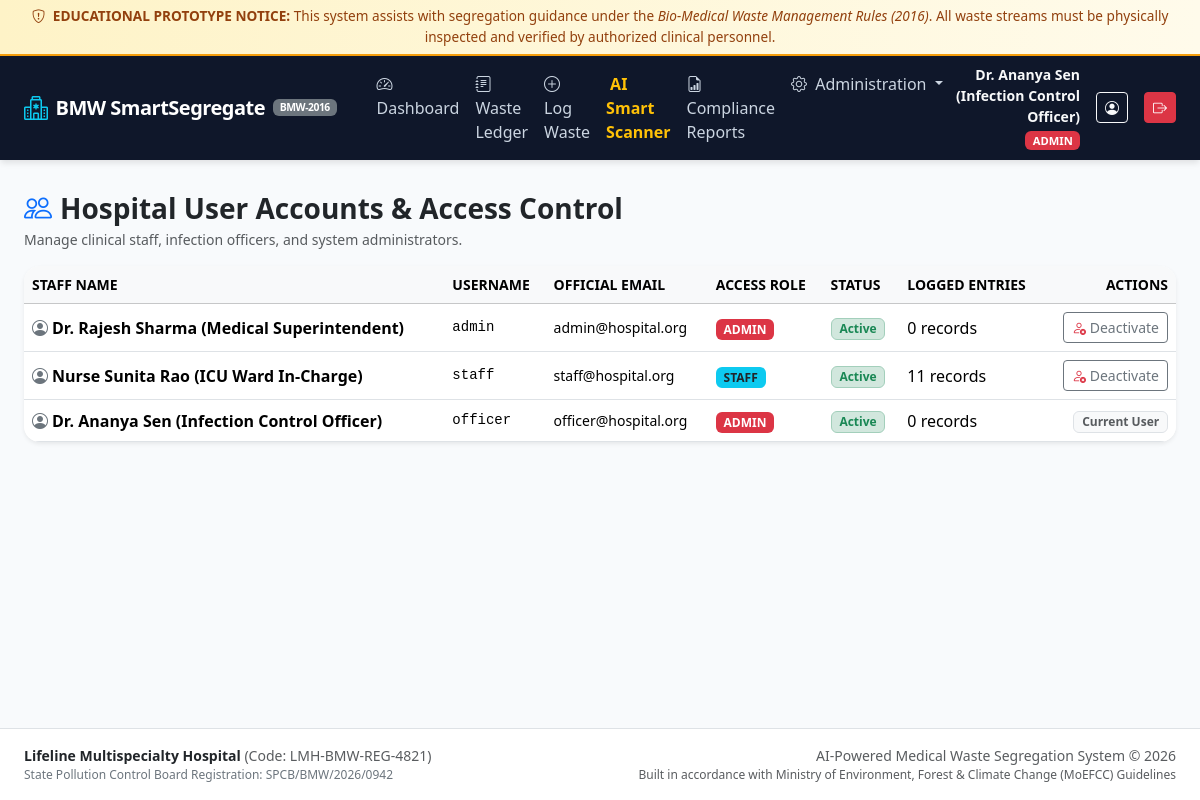
The app's page /admin/users (signed in) with its own data.
### app/models/user.py (models this page shows, shortened)
class User(UserMixin, db.Model):
    __tablename__ = "users"
    ROLE_ADMIN = "ADMIN"
    ROLE_STAFF = "STAFF"
    id = db.Column(db.Integer, primary_key=True)
    username = db.Column(db.String(64), unique=True, nullable=False, index=True)
    email = db.Column(db.String(120), unique=True, nullable=False, index=True)
    password_hash = db.Column(db.String(256), nullable=False)
    full_name = db.Column(db.String(120), nullable=False)
    role = db.Column(db.String(20), nullable=False, default=ROLE_STAFF)
    is_active = db.Column(db.Boolean, default=True, nullable=False)
    created_at = db.Column(db.DateTime, default=datetime.utcnow, nullable=False)
    logged_records = db.relationship("WasteRecord", backref="logger", foreign_keys="WasteRecord.logged_by_id", lazy="dynamic")
    verified_records = db.relationship("WasteRecord", backref="verifier", foreign_keys="WasteRecord.verified_by_id", lazy="dynamic")
    feedbacks = db.relationship("PredictionFeedback", backref="user", lazy="dynamic")
    @property
    def is_admin_user(self) -> bool:
        return self.role == self.ROLE_ADMIN

### app/routes/admin.py (the view)
@admin_bp.route("/users")
@admin_required
def users():
    all_users = User.query.order_by(User.id).all()
    return render_template("admin/users.html", users=all_users)

### app/templates/admin/users.html (shortened to what this page needs)
{% extends "base.html" %}
{% block content %}
<div class="d-flex flex-column flex-md-row justify-content-between align-items-md-center mb-3">
  <div>
    <h3 class="fw-bold mb-1 text-dark"><i class="bi bi-people text-primary me-2"></i>Hospital User Accounts & Access Control</h3>
    <div class="text-muted small">Manage clinical staff, infection officers, and system administrators.</div>
  </div>
</div>
<div class="card shadow-sm border-0 rounded-4 overflow-hidden">
  <div class="table-responsive">
    <table class="table table-hover align-middle mb-0">
      <thead class="table-light small text-secondary">
        <tr>
          <th>STAFF NAME</th>
          <th>USERNAME</th>
          <th>OFFICIAL EMAIL</th>
          <th>ACCESS ROLE</th>
          <th>STATUS</th>
          <th>LOGGED ENTRIES</th>
          <th class="text-end">ACTIONS</th>
        </tr>
      </thead>
      <tbody>
        {% for u in users %}
        <tr>
          <td class="fw-semibold">
            <i class="bi bi-person-circle me-1 text-secondary"></i>{{ u.full_name }}
          </td>
          <td class="font-monospace small">{{ u.username }}</td>
          <td class="small">{{ u.email }}</td>
          <td>
            <span class="badge {% if u.is_admin_user %}bg-danger{% else %}bg-info text-dark{% endif %}">
              {{ u.role }}
            </span>
          </td>
          <td>
            {% if u.is_active %}
            <span class="badge bg-success-subtle text-success border border-success-subtle">Active</span>
            {% else %}
            <span class="badge bg-danger-subtle text-danger border border-danger-subtle">Deactivated</span>
            {% endif %}
          </td>
          <td>{{ u.logged_records.count() }} records</td>
          <td class="text-end">
            {% if u.id != current_user.id %}
            <form method="POST" action="{{ url_for('admin.toggle_user_status', user_id=u.id) }}" class="d-inline">
              <button type="submit" class="btn btn-outline-secondary btn-sm" title="Toggle Active Status">
                {% if u.is_active %}
                <i class="bi bi-person-x text-danger"></i> Deactivate
                {% else %}
                <i class="bi bi-person-check text-success"></i> Activate
                {% endif %}
              </button>
            </form>
            {% else %}
            <span class="badge bg-light text-muted border">Current User</span>
            {% endif %}
          </td>
        </tr>
        {% endfor %}
      </tbody>
    </table>
  </div>
</div>
{% endblock %}

### app/templates/base.html (shortened to what this page needs)
<!DOCTYPE html>
<html lang="en">
<head>
  <link href="https://cdn.jsdelivr.net/npm/bootstrap@5.3.3/dist/css/bootstrap.min.css" rel="stylesheet">
  <link rel="stylesheet" href="https://cdn.jsdelivr.net/npm/bootstrap-icons@1.11.3/font/bootstrap-icons.min.css">
  <link rel="stylesheet" href="{{ url_for('static', filename='css/custom.css') }}">
</head>
<body>
  <div class="safety-disclaimer-banner text-center">
    <div class="container-fluid">
      <i class="bi bi-shield-exclamation me-1"></i>
      <strong>EDUCATIONAL PROTOTYPE NOTICE:</strong> This system assists with segregation guidance under the
      <em>Bio-Medical Waste Management Rules (2016)</em>. All waste streams must be physically inspected and verified by authorized clinical personnel.
    </div>
  </div>
  <nav class="navbar navbar-expand-lg navbar-hospital sticky-top">
    <div class="container-fluid px-4">
      <a class="navbar-brand d-flex align-items-center" href="{{ url_for('dashboard.index') }}">
        <i class="bi bi-hospital fs-4 me-2 text-info"></i>
        <span>BMW SmartSegregate</span>
        <span class="badge bg-secondary ms-2 small" style="font-size: 0.65rem;">BMW-2016</span>
      </a>
      <div class="collapse navbar-collapse" id="navbarMain">
        {% if current_user.is_authenticated %}
        <ul class="navbar-nav me-auto mb-2 mb-lg-0 ms-lg-3">
          <li class="nav-item">
            <a class="nav-link {% if request.endpoint == 'dashboard.index' %}active{% endif %}" href="{{ url_for('dashboard.index') }}">
              <i class="bi bi-speedometer2 me-1"></i> Dashboard
            </a>
          </li>
          <li class="nav-item">
            <a class="nav-link {% if request.endpoint == 'waste.list_records' %}active{% endif %}" href="{{ url_for('waste.list_records') }}">
              <i class="bi bi-journal-text me-1"></i> Waste Ledger
            </a>
          </li>
          <li class="nav-item">
            <a class="nav-link {% if request.endpoint == 'waste.create_record' %}active{% endif %}" href="{{ url_for('waste.create_record') }}">
              <i class="bi bi-plus-circle me-1"></i> Log Waste
            </a>
          </li>
          <li class="nav-item">
            <a class="nav-link text-warning fw-semibold {% if request.endpoint == 'ai.classify_view' %}active{% endif %}" href="{{ url_for('ai.classify_view') }}">
               AI Smart Scanner
            </a>
          </li>
          <li class="nav-item">
            <a class="nav-link {% if request.endpoint == 'reports.index' %}active{% endif %}" href="{{ url_for('reports.index') }}">
              <i class="bi bi-file-earmark-bar-graph me-1"></i> Compliance Reports
            </a>
          </li>
          {% if current_user.is_admin_user %}
          <li class="nav-item dropdown">
            <a class="nav-link dropdown-toggle" href="#" role="button" data-bs-toggle="dropdown">
              <i class="bi bi-gear me-1"></i> Administration
            </a>
          </li>
          {% endif %}
        </ul>
        <div class="d-flex align-items-center gap-3">
          <div class="text-end text-light d-none d-md-block">
            <div class="fw-semibold small">{{ current_user.full_name }}</div>
            <span class="badge {% if current_user.is_admin_user %}bg-danger{% else %}bg-info text-dark{% endif %}" style="font-size: 0.7rem;">
              {{ current_user.role }}
            </span>
          </div>
          <a href="{{ url_for('auth.profile') }}" class="btn btn-outline-light btn-sm" title="My Profile">
            <i class="bi bi-person-circle"></i>
          </a>
          <a href="{{ url_for('auth.logout') }}" class="btn btn-danger btn-sm" title="Logout">
            <i class="bi bi-box-arrow-right"></i>
          </a>
        </div>
        {% endif %}
      </div>
    </div>
  </nav>
  <main class="flex-grow-1 container-fluid px-4 py-3">
    {% block content %}{% endblock %}
  </main>
  <footer class="bg-white border-top py-3 mt-auto">
    <div class="container-fluid px-4">
      <div class="row align-items-center text-muted small">
        <div class="col-md-6 text-center text-md-start">
          <span class="fw-semibold text-dark">{{ hospital_name }}</span> (Code: {{ hospital_code }})
          <div class="text-secondary" style="font-size: 0.75rem;">
            State Pollution Control Board Registration: SPCB/BMW/2026/0942
          </div>
        </div>
        <div class="col-md-6 text-center text-md-end mt-2 mt-md-0">
          <span>AI-Powered Medical Waste Segregation System &copy; {{ current_year }}</span>
          <div class="text-muted" style="font-size: 0.75rem;">
            Built in accordance with Ministry of Environment, Forest & Climate Change (MoEFCC) Guidelines
          </div>
        </div>
      </div>
    </div>
  </footer>
</body>
</html>

### app/static/css/custom.css (style rules this page uses)
:root { --hospital-primary: #0284c7; --hospital-primary-dark: #0369a1; --hospital-secondary: #0f766e; --hospital-surface: #f8fafc; --hospital-card-bg: #ffffff; --hospital-border: #e2e8f0; --hospital-text: #1e293b; --hospital-muted: #64748b; --bmw-yellow: #eab308; --bmw-red: #ef4444; --bmw-white: #f8fafc; --bmw-blue: #3b82f6; --bmw-general: #334155; --bmw-unknown: #64748b; }
body { font-family: 'Segoe UI', system-ui, -apple-system, sans-serif; background-color: var(--hospital-surface); color: var(--hospital-text); min-height: 100vh; display: flex; flex-direction: column; }
.safety-disclaimer-banner { background: linear-gradient(90deg, #fef3c7 0%, #fffbeb 100%); border-bottom: 2px solid #f59e0b; color: #92400e; font-size: 0.85rem; padding: 0.4rem 1rem; }
.safety-disclaimer-banner strong { font-weight: 700; }
.navbar-hospital { background-color: #0f172a; box-shadow: 0 4px 6px -1px rgba(0, 0, 0, 0.1); }
.navbar-hospital .navbar-brand { color: #ffffff; font-weight: 700; letter-spacing: -0.025em; }
.navbar-hospital .nav-link { color: #cbd5e1; font-weight: 500; padding: 0.5rem 0.85rem; border-radius: 6px; transition: all 0.2s ease; }

### records on screen
User: full_name "Dr. Ananya Sen (Infection Control Officer)", role "ADMIN", username "officer", email "officer@hospital.org", is_active "Active", logged_records.count "0", shows "Current User"
User: full_name "Dr. Rajesh Sharma (Medical Superintendent)", username "admin", email "admin@hospital.org", role "ADMIN", is_active "Active", logged_records.count "0"
User: full_name "Nurse Sunita Rao (ICU Ward In-Charge)", username "staff", email "staff@hospital.org", role "STAFF", is_active "Active", logged_records.count "11"

### other values on screen
{{ hospital_name }} "Lifeline Multispecialty Hospital"
{{ hospital_code }} "LMH-BMW-REG-4821"
{{ current_year }} "2026"
